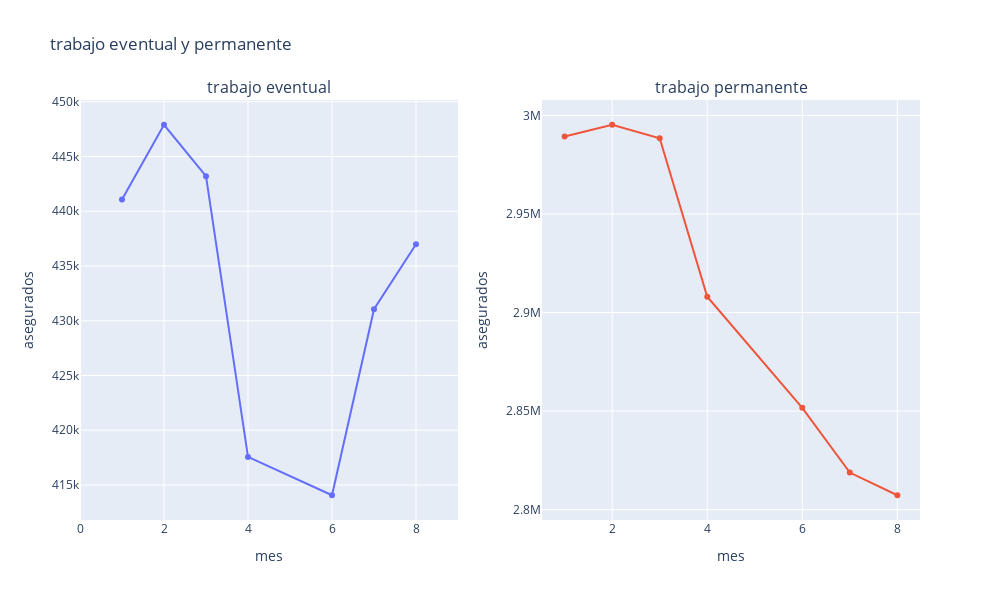

Notebook code cell kept with this figure:
### Code cell
#con plotly
fig = make_subplots(rows=1, cols=2,subplot_titles=("trabajo eventual", "trabajo permanente"))


#graficas
fig.add_trace(go.Scatter( x=p_meses.index, y=p_meses["teu_sal"],name='teu_sal'), row=1,col=1)
fig.add_trace(go.Scatter( x=p_meses.index, y=p_meses["tpu_sal"]), row=1,col=2)

#eje y
fig.update_yaxes(title_text="asegurados", row=1, col=1)
fig.update_yaxes(title_text="asegurados", row=1, col=2)

#ejex
fig.update_xaxes(title_text="mes",range=[0,9], row=1, col=1)
fig.update_xaxes(title_text="mes", row=1, col=2)
                 
#titulo
fig.update_layout(height=600, width=1000, title_text="trabajo eventual y permanente",showlegend=False)
fig.show()

### Figure 1 — Plotly figure (JSON) as saved in the notebook; plotly's stock layout.template omitted (floating-point values rounded to 4 significant figures)
{"data": [{"name": "teu_sal", "type": "scatter", "x": [1, 2, 3, 4, 6, 7, 8], "xaxis": "x", "y": [441067, 447900, 443200, 417563, 414061, 431052, 436982], "yaxis": "y"}, {"type": "scatter", "x": [1, 2, 3, 4, 6, 7, 8], "xaxis": "x2", "y": [2989315, 2995250, 2988419, 2908005, 2851632, 2818793, 2807293], "yaxis": "y2"}], "layout": {"annotations": [{"font": {"size": 16}, "showarrow": false, "text": "trabajo eventual", "x": 0.225, "xanchor": "center", "xref": "paper", "y": 1, "yanchor": "bottom", "yref": "paper"}, {"font": {"size": 16}, "showarrow": false, "text": "trabajo permanente", "x": 0.775, "xanchor": "center", "xref": "paper", "y": 1, "yanchor": "bottom", "yref": "paper"}], "height": 600, "showlegend": false, "title": {"text": "trabajo eventual y permanente"}, "width": 1000, "xaxis": {"anchor": "y", "domain": [0, 0.45], "range": [0, 9], "title": {"text": "mes"}}, "xaxis2": {"anchor": "y2", "domain": [0.55, 1], "title": {"text": "mes"}}, "yaxis": {"anchor": "x", "domain": [0, 1], "title": {"text": "asegurados"}}, "yaxis2": {"anchor": "x2", "domain": [0, 1], "title": {"text": "asegurados"}}}}
